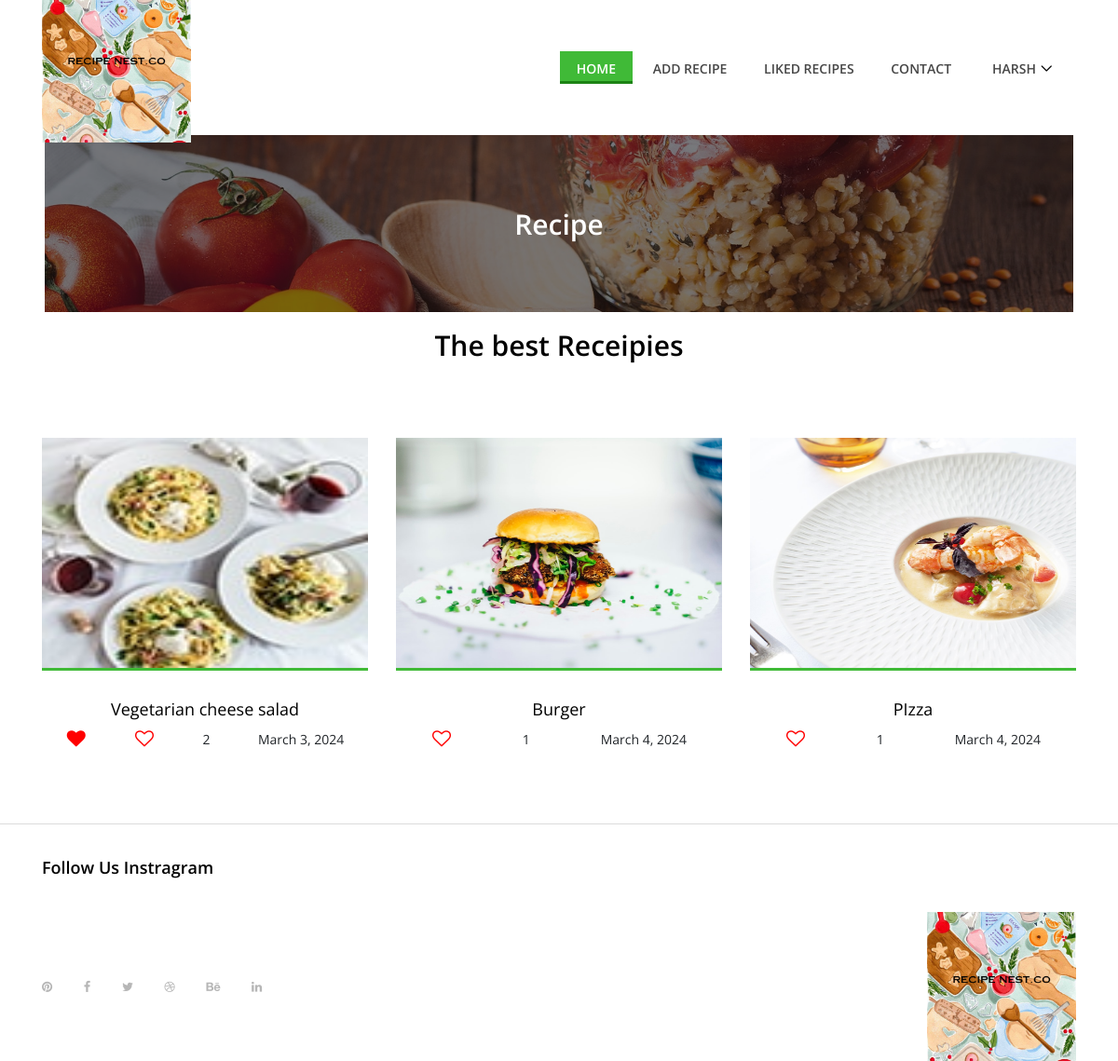
The app's page / (signed in) with its own data.
### accounts/models.py (models this page shows, shortened)
class CustomUser(AbstractUser):
    username = models.CharField(error_messages={'unique': 'A user with that username already exists.'}, help_text='Required. 150 characters or fewer. Letters, digits and @/./+/-/_ only.', max_length=150, unique=True, verbose_name='username',null=True, blank=True)
    email = models.EmailField(unique=True,max_length = 255)
    slug = models.SlugField(unique=True, null=True, blank=True)
    is_verified = models.BooleanField(default=False)
    user_image = models.ImageField(upload_to = 'images/user/',null=True, blank=True)
    phone_no = models.IntegerField(validators=[MaxValueValidator(999999999999),MinValueValidator(000000000000)],null=True, blank=True,default=None)
    created_at = models.DateTimeField(auto_now_add=True)
    updated_at = models.DateTimeField(auto_now=True)
    temp_email = models.EmailField(null=True,blank=True,max_length = 255,default= None)
    forgot_password_token = models.SlugField(unique=True, null=True, blank=True)
    USERNAME_FIELD = 'email'
    REQUIRED_FIELDS = []
    objects = UserManager()

class LikedRecipe(models.Model):
    user = models.ForeignKey(CustomUser, on_delete=models.CASCADE, related_name="liked_recipes")
    recipe = models.ForeignKey(Recipe, on_delete=models.CASCADE, null=True,blank=True, related_name="liked_by")

### receipes/models.py (models this page shows, shortened)
class Recipe(models.Model):
    recipe_name = models.CharField( max_length=150)
    description = models.TextField()
    image = models.ImageField( upload_to="recipe/images/", null=True, blank=True)
    video = models.FileField( upload_to="recipe/videos/",null=True,blank=True)
    created_at = models.DateField(auto_now_add=True)
    preparation_time = models.IntegerField(null=True,blank=True,default=0)
    slug = models.SlugField(unique=True,null=True, blank=True)
    likes = models.IntegerField(default=0)
    user = models.ForeignKey("accounts.CustomUser", on_delete=models.CASCADE)
    def __str__(self) -> str:
        return self.recipe_name

### home/views.py (the view)
# urls.py: path('',home,name='home'),
def home(request):
    recipes = Recipe.objects.all()
    if request.user.is_authenticated:
        liked_recipes = LikedRecipe.objects.filter(user=request.user).values_list('recipe')
    else:
        liked_recipes = None
    print(liked_recipes)
    context = {'recipes': recipes, 'liked_recipes':liked_recipes}
    print(context)
    return render(request, 'home.html',context)

### templates/home.html (shortened to what this page needs)
{% extends 'base.html' %}
{% load static %}
{% block body %}
<section class="best-receipe-area">
    <div class="container">
        <div class="row">
            <div class="col-12 mt-3">
                <div class="section-heading">
                    <h3>The best Receipies</h3>
                </div>
            </div>
        </div>
        <div class="row">
            {% for recipe in recipes %}
            <div class="col-12 col-sm-6 col-lg-4 text-center">
                <div class="single-best-receipe-area mb-30">
                    <div class="w-100 overflow-hidden" style="height: 250px; overflow:hidden;">
                        <a href="{% url 'receipes:get_recipe' recipe.slug%}"><img src="{{recipe.image.url}}" class="w-100 h-100" alt=""></a>
                    </div>
                    <div class="receipe-content">
                        <a href="{% url 'receipes:get_recipe' recipe.slug%}">
                            <h5>{{recipe.recipe_name}}</h5>
                        </a>
                        <div class="ratings d-flex justify-content-around">
                            {% if request.user.is_authenticated %}
                                {% for liked in recipe.liked_by.all %}
                                    {% if liked.user == request.user %}
                                        <i class="heart-icon fa fa-heart" data-slug="{{ recipe.slug }}" aria-hidden="true"></i>
                                    {% else %}
                                        {% if forloop.last %}
                                        <i class="heart-icon fa fa-heart-o" data-slug="{{ recipe.slug }}" aria-hidden="true"></i>
                                        {% endif %}
                                    {% endif %}
                                    {% endfor %}
                            {% else %}
                                <i class="heart-icon fa fa-heart-o" data-slug="{{ recipe.slug }}" aria-hidden="true"></i>
                            {% endif %}
                                <span class="like-count">
                                    {% if recipe.likes %}
                                    {{recipe.likes}}
                                    {%else%}
                                    0
                                    {% endif %}
                                </span>
                            <span>{{recipe.created_at}}</span>
                        </div>
                    </div>
                </div>
            </div>
            {% endfor %}
        </div>
    </div>
</section>
{% endblock %}

### templates/base.html (shortened to what this page needs)
<!DOCTYPE html>
<html lang="en">
    {% load static %}
<head>
    <link rel="stylesheet" href="{% static 'style.css' %}">
</head>
<body>
    <header class="header-area">
        <div class="delicious-main-menu">
            <div class="classy-nav-container breakpoint-off">
                <div class="container">
                    <nav class="classy-navbar justify-content-between" id="deliciousNav">
                        <div class="logo">
                            <a class="nav-brand mx-0" href="/"><img src="{% static 'img/logo.png'%}" alt=""></a>
                        </div>
                        <div class="classy-menu">
                            <div class="classynav">
                                <ul>
                                    <li class="{% if request.resolver_match.url_name == 'home' %}active{% endif %}"><a href="{% url 'home:home'%}">Home</a></li>
                                    <li class="{% if request.resolver_match.url_name == 'add_recipe' %}active{% endif %}"><a href="{% url 'receipes:add_recipe'%}">Add Recipe</a></li>
                                    <li class="{% if request.resolver_match.url_name == 'get_liked_recipes' %}active{% endif %}" ><a href="{% url 'accounts:get_liked_recipes'%}">Liked Recipes</a></li>
                                    <li><a href="contact.html">Contact</a></li>
                                </ul>
                                <div class="mx-lg-2">
                                    <div class="classynav">
                                    <ul>
                                        {% if request.user.is_authenticated %}
                                        <li><a href="#">{{request.user.first_name}}</a>
                                        </li>
                                        {% endif %}
                                    </ul>
                                </div>
                                </div>
                            </div>
                        </div>
                    </nav>
                </div>
            </div>
        </div>
    </header>
    <div class="breadcumb-area bg-img bg-overlay" style="background-image: url({% static 'img/bg-img/breadcumb3.jpg' %});">
        <div class="container h-100">
            <div class="row h-100 align-items-center">
                <div class="col-12">
                    <div class="breadcumb-text text-center">
                        <h2>Recipe</h2>
                    </div>
                </div>
            </div>
        </div>
    </div>
    {% block body %} {% endblock %}
    <div class="follow-us-instagram">
        <div class="container">
            <div class="row">
                <div class="col-12">
                    <h5>Follow Us Instragram</h5>
                </div>
            </div>
        </div>
    <footer class="footer-area">
        <div class="container h-100">
            <div class="row h-100">
                <div class="col-12 h-100 d-flex flex-wrap align-items-center justify-content-between">
                    <div class="footer-social-info text-right">
                        <a href="#"><i class="fa fa-pinterest" aria-hidden="true"></i></a>
                        <a href="#"><i class="fa fa-facebook" aria-hidden="true"></i></a>
                        <a href="#"><i class="fa fa-twitter" aria-hidden="true"></i></a>
                        <a href="#"><i class="fa fa-dribbble" aria-hidden="true"></i></a>
                        <a href="#"><i class="fa fa-behance" aria-hidden="true"></i></a>
                        <a href="#"><i class="fa fa-linkedin" aria-hidden="true"></i></a>
                    </div>
                    <div class="logo">
                        <a href="index.html"><img src="{% static 'img/logo.png' %}" alt=""></a>
                    </div>
                </div>
            </div>
        </div>
    </footer>
</body>
</html>

### static/style.css (style rules this page uses)
* { margin: 0; padding: 0; }
body { font-family: "Open Sans", sans-serif; font-size: 14px; }
h1, h2, h3, h4, h5, h6 { color: #000000; line-height: 1.3; font-weight: 600; }
a, a:hover, a:focus { -webkit-transition-duration: 500ms; transition-duration: 500ms; text-decoration: none; outline: 0 solid transparent; color: #000000; font-weight: 600; font-size: 14px; color: #474747; }
ul, ol { margin: 0; }
ul li, ol li { list-style: none; }
img { height: auto; max-width: 100%; }
.mb-30 { margin-bottom: 30px !important; }
.section-heading { position: relative; z-index: 1; margin-bottom: 80px; text-align: center; }
.section-heading h3 { font-size: 30px; margin-bottom: 0; }
.bg-img { background-position: center center; background-size: cover; background-repeat: no-repeat; }
.bg-overlay { position: relative; z-index: 2; background-position: center center; background-size: cover; }
.bg-overlay::after { background-color: rgba(10, 12, 18, 0.55); position: absolute; z-index: -1; top: 0; left: 0; width: 100%; height: 100%; content: ""; }
.header-area { position: relative; z-index: 100; width: 100%; }
.header-area .delicious-main-menu { position: relative; width: 100%; z-index: 100; height: 145px; }
.header-area .delicious-main-menu .classy-nav-container { background-color: transparent; }
.header-area .delicious-main-menu .classy-navbar { height: 145px; padding: 0; }
.header-area .delicious-main-menu .classy-navbar .classynav ul li a { font-weight: 600; }
.header-area .delicious-main-menu .classy-navbar .classynav > ul > li > a { text-transform: uppercase; padding: 12px 18px 11px; background-color: transparent; border-bottom: 3px solid transparent; line-height: 1; color: #474747; font-weight: 600; }
.header-area .delicious-main-menu .classy-navbar .classynav > ul > li.active > a { color: #ffffff; background-color: #40ba37; border-bottom: 3px solid #1c8314; }
.header-area .delicious-main-menu .classy-navbar .classynav > ul > li.active > a::after { color: #ffffff; }
.best-receipe-area { position: relative; z-index: 1; padding-bottom: 50px; }
.single-best-receipe-area { position: relative; z-index: 1; }
.single-best-receipe-area img { border-bottom: 3px solid #40ba37; }
.single-best-receipe-area .receipe-content { padding-top: 30px; text-align: center; }
.single-best-receipe-area .receipe-content h5 { font-size: 18px; margin-bottom: 10px; font-weight: 400; -webkit-transition-duration: 500ms; transition-duration: 500ms; }
.single-best-receipe-area .receipe-content .ratings i { font-size: 20px; color: red; display: inline-block; padding: 0 1px; }
.footer-area { position: relative; z-index: 1; width: 100%; height: 140px; background-color: #ffffff; }
.footer-area .footer-social-info { padding-right: 15px; }
.footer-area .footer-social-info a { display: inline-block; color: #b6b6b6; font-size: 13px; margin-right: 30px; }
.footer-area .footer-social-info a:last-child { margin-right: 0; }
.follow-us-instagram { position: relative; z-index: 1; border-top: 1px solid #dcdcdc; }
.follow-us-instagram h5 { font-size: 18px; padding: 35px 0; margin-bottom: 0; }
.breadcumb-area { position: relative; z-index: 10; width: 92%; height: 190px; margin-left: 4%; margin-right: 4%; }
.breadcumb-area .breadcumb-text h2 { font-size: 30px; margin-bottom: 0; color: #ffffff; }
.ratings i { font-size: 20px; color: red; display: inline-block; padding: 0 1px; }
.logo { max-width: 20vh; }

### records on screen
CustomUser: user.first_name "HARSH"
Recipe: image (picture), recipe_name "Vegetarian cheese salad", likes "2", created_at "March 3, 2024"
Recipe: image (picture), recipe_name "Burger", likes "1", created_at "March 4, 2024"
Recipe: image (picture), recipe_name "PIzza", likes "1", created_at "March 4, 2024"
